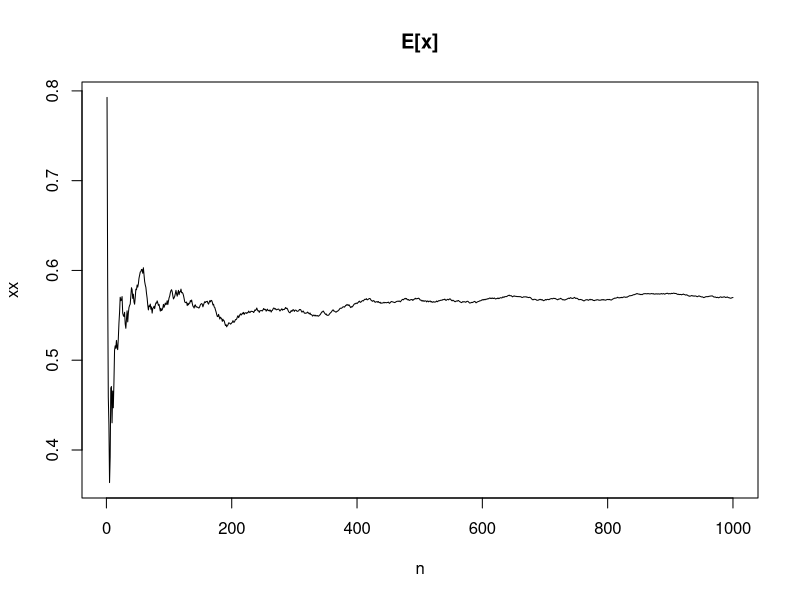
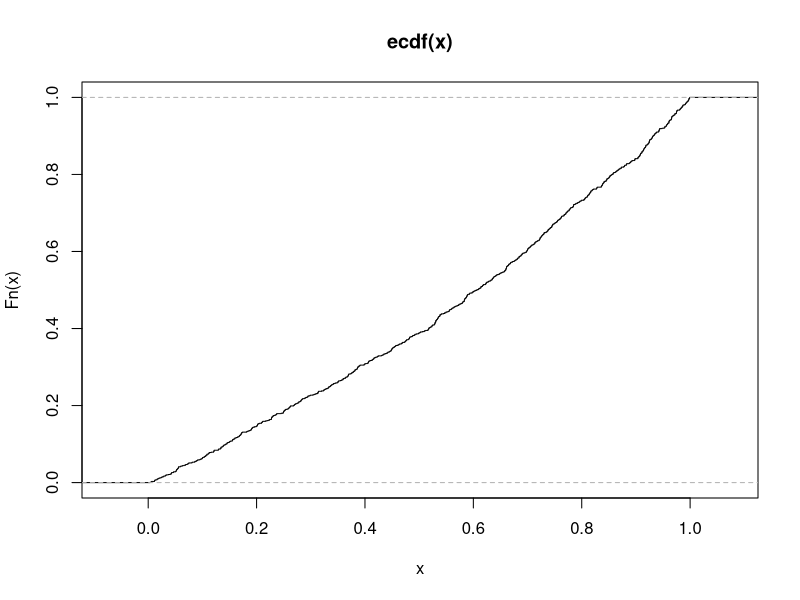

Source code (R) for these figures, in order:
rm(list = ls())
k<-1000
x<-rep(0,k)
for (i in 1:k) {
  u1<-runif(1,0,1)
  x[i]<-log(u1*(exp(1)-1)+1)
}
n<-1:k
xx<-cumsum(x)/n
plot(n,xx,type = "l",main = "E[x]")
xx[length(n)]
as<-ecdf(x)

plot(as)
